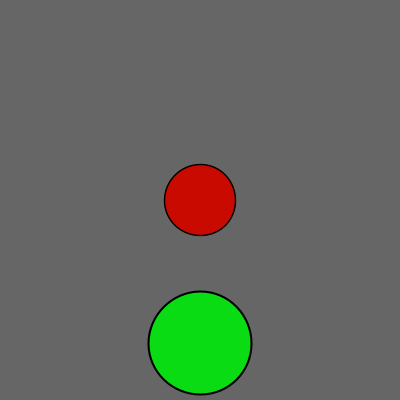
Frame 1 (no input)
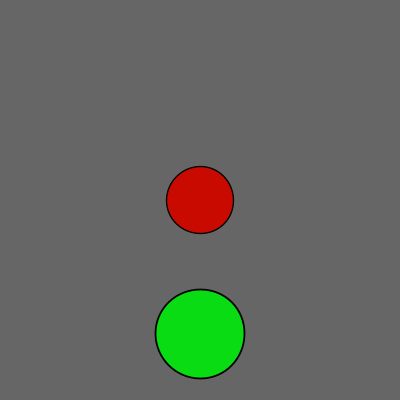
Frame 60 (the mouse pressed at the canvas centre just before this capture)
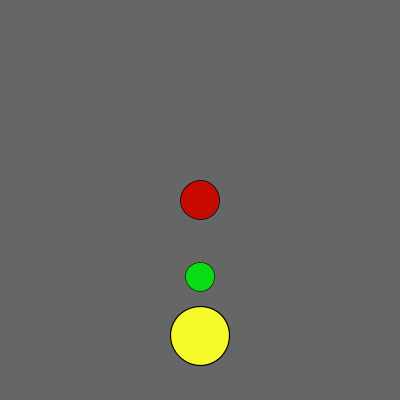
Frame 120 (the mouse held since frame 60 and released just before this capture)

The Processing sketch that drew these frames (run headless with seeded random() and noise(); from frame 60 on, the mouse is pressed at the canvas centre):

// Processing sketch: processing_121269
// ── processing_121269.pde

float a = 0.1;
float s = 0.0;

void setup() 
{
  size(400, 400);
}

void draw() 
{
  background(102);
  
  a = a + 0.2;
  s = cos(a)*1.5;
  
  translate(width/2, height/2);
  scale(s); 
  fill(200, 10, s);
  ellipse(0, 0, 50, 50); 
  
  translate(0, 100);
  fill(10, 220, 20);
  scale(s);
  ellipse(0, 0, 50, 50);   
  
  translate (0, 100);
  scale (2);
  fill (245, 250, 40);
  ellipse (0, 0, 50, 50);
}
